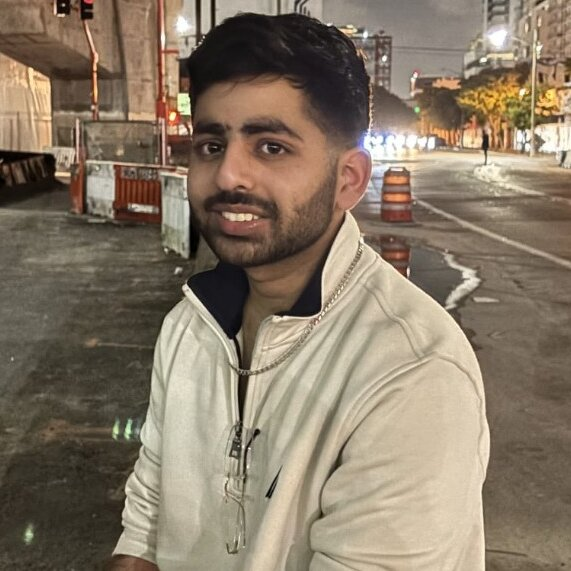
#> input picture assets/photos/ansh_arora.jpg, 571 x 571 px; its folder holds only this picture in this run
$ python crop_photos.py
#> lines starting #> are read from the running program, lines starting #| are printed output that depends on the picture
#!/usr/bin/env python3
"""
Automatic photo cropping script for organizer headshots
Crops photos to focus on face/head region and saves to photo_crop directory
pip install opencv-python pillow
"""

import os
import cv2
import numpy as np
from PIL import Image, ImageEnhance
import argparse
import pathlib
import urllib.request

def resolve_haarcascade():
    """
    Resolve haarcascade path in several ways (works for headless builds):
    1) cv2.data.haarcascades (if available)
    2) OPENCV_HAAR_DIR env var
    3) local file next to this script: ./haarcascade_frontalface_default.xml
    4) ~/.cache/opencv-haar/haarcascade_frontalface_default.xml (download if missing)
    Returns: absolute path to xml or None if not found.
    """
    filename = 'haarcascade_frontalface_default.xml'

    # 1) cv2.data
    try:
        base = getattr(cv2, "data").haarcascades  # may fail in headless builds
        p = os.path.join(base, filename)
        if os.path.exists(p):
            return p
    except Exception:
        pass

    # 2) env var
    env_dir = os.environ.get("OPENCV_HAAR_DIR")
    if env_dir:
        p = os.path.join(env_dir, filename)
        if os.path.exists(p):
            return p

    # 3) local next to script
    script_dir = os.path.dirname(os.path.abspath(__file__))
    local_p = os.path.join(script_dir, filename)
    if os.path.exists(local_p):
        return local_p

    # 4) cache (download if missing)
    cache_dir = os.path.join(pathlib.Path.home(), ".cache", "opencv-haar")
    os.makedirs(cache_dir, exist_ok=True)
    cache_p = os.path.join(cache_dir, filename)
    if not os.path.exists(cache_p):
        try:
            url = "https://raw.githubusercontent.com/opencv/opencv/master/data/haarcascades/haarcascade_frontalface_default.xml"
            print(f"Downloading haarcascade to {cache_p} ...")
            urllib.request.urlretrieve(url, cache_p)
        except Exception as e:
            print(f"Warning: failed to download haarcascade: {e}")
            return None
    return cache_p if os.path.exists(cache_p) else None

def detect_and_crop_face(image_path, output_path, target_size=300):
    """
    Detect face in image and crop to square format centered on face
    """
    # Load the image
    image = cv2.imread(image_path)
    if image is None:
        print(f"Error: Could not load image {image_path}")
        return False

    # Convert to RGB for face detection
    rgb_image = cv2.cvtColor(image, cv2.COLOR_BGR2RGB)

    # Load OpenCV's pre-trained face detection classifier (robust to headless builds)
    haar_path = resolve_haarcascade()
    face_cascade = None
    if haar_path and os.path.exists(haar_path):
        face_cascade = cv2.CascadeClassifier(haar_path)
    else:
        print("Warning: Haarcascade not available (cv2.data missing and no xml found). "
              "Will use center crop when detection fails.")

    # Convert to grayscale for face detection
    gray = cv2.cvtColor(image, cv2.COLOR_BGR2GRAY)

    # Detect faces (only if cascade is valid)
    faces = []
    if face_cascade is not None and not face_cascade.empty():
        faces = face_cascade.detectMultiScale(gray, scaleFactor=1.1, minNeighbors=5, minSize=(50, 50))

    if len(faces) == 0:
        print(f"No face detected in {image_path}, using center crop")
        # Fallback to center crop
        h, w = image.shape[:2]
        size = min(h, w)
        start_x = (w - size) // 2
        start_y = (h - size) // 2
        cropped = image[start_y:start_y+size, start_x:start_x+size]
    else:
        # Use the largest detected face
        (x, y, w, h) = max(faces, key=lambda face: face[2] * face[3])

        # Calculate expanded crop area (include more head/shoulder area)
        expand_factor = 2.4  # Default expansion factor
        center_x = x + w // 2
        center_y = y + h // 2

        # Default: Shift center point up more conservatively to include hair
        center_y = max(0, center_y - int(h * 0.15))  # Move up by only 15% of face height

        # Apply special handling for specific individuals
        filename_lower = image_path.lower()

        if 'heather_lent' in filename_lower:
            center_y = center_y + int(h * 0.3)
        elif 'ansh_arora' in filename_lower:
            center_x = center_x + int(w * 0.2)
            center_y = center_y - int(h * 0.2)
            expand_factor = 1.8

        # Calculate crop size based on face size
        crop_size = int(max(w, h) * expand_factor)

        # Ensure crop area is within image bounds
        img_h, img_w = image.shape[:2]
        crop_size = min(crop_size, min(img_w, img_h))

        # Calculate crop boundaries
        start_x = max(0, center_x - crop_size // 2)
        end_x = min(img_w, start_x + crop_size)
        start_y = max(0, center_y - crop_size // 2)
        end_y = min(img_h, start_y + crop_size)

        # Adjust if crop area is at edge
        if end_x - start_x < crop_size:
            start_x = max(0, end_x - crop_size)
        if end_y - start_y < crop_size:
            start_y = max(0, end_y - crop_size)

        # Crop the image
        cropped = image[start_y:end_y, start_x:end_x]

    # Convert to PIL Image for resizing
    pil_image = Image.fromarray(cv2.cvtColor(cropped, cv2.COLOR_BGR2RGB))

    # Resize to target size while maintaining aspect ratio
    pil_image = pil_image.resize((target_size, target_size), Image.Resampling.LANCZOS)

    # Enhance image quality slightly
    enhancer = ImageEnhance.Sharpness(pil_image)
    pil_image = enhancer.enhance(1.1)

    # Save the processed image
    pil_image.save(output_path, quality=95, optimize=True)
    print(f"Processed: {os.path.basename(image_path)} -> {os.path.basename(output_path)}")
    return True

def main():
    # Set up directories
    script_dir = os.path.dirname(os.path.abspath(__file__))
    photos_dir = os.path.join(script_dir, 'photos')
    output_dir = os.path.join(script_dir, 'photo_crop')

    # Create output directory if it doesn't exist
    os.makedirs(output_dir, exist_ok=True)

    # Check if photos directory exists
    if not os.path.exists(photos_dir):
        print(f"Error: Photos directory not found: {photos_dir}")
        return

    # Get all image files from photos directory
    image_extensions = {'.jpg', '.jpeg', '.png', '.bmp', '.tiff'}
    image_files = []

    for filename in os.listdir(photos_dir):
        if any(filename.lower().endswith(ext) for ext in image_extensions):
            image_files.append(filename)

    if not image_files:
        print("No image files found in photos directory")
        return

    print(f"Found {len(image_files)} images to process:")
    for img in sorted(image_files):
        print(f"  - {img}")

    print(f"\nProcessing images...")
    print(f"Input directory: {photos_dir}")
    print(f"Output directory: {output_dir}")
    print("-" * 50)

    # Process each image
    success_count = 0
    for filename in sorted(image_files):
        input_path = os.path.join(photos_dir, filename)

        # Keep original extension
        name, ext = os.path.splitext(filename)
        output_filename = f"{name}{ext}"
        output_path = os.path.join(output_dir, output_filename)

        if detect_and_crop_face(input_path, output_path):
#> in detect_and_crop_face, image is the input picture: shape (571, 571, 3); mean B, G, R 103.3, 121.5, 136
#> in detect_and_crop_face, `gray = cv2.cvtColor(image, cv2.COLOR_BGR2GRAY)`:
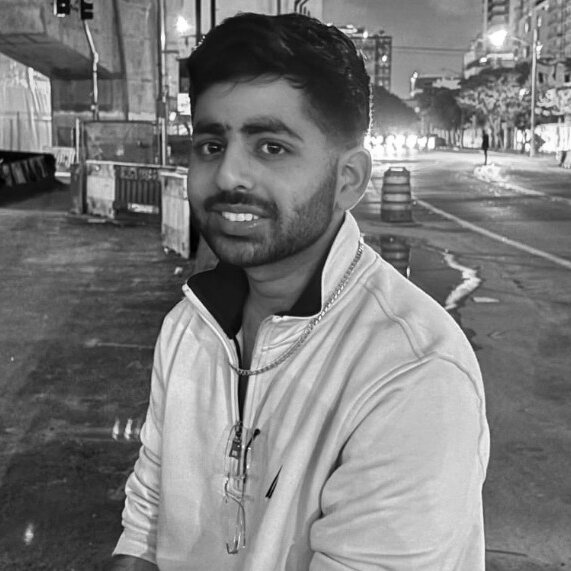
#> gray: shape (571, 571); min 0, max 255, mean 123.7
#> in detect_and_crop_face, `faces = face_cascade.detectMultiScale(gray, scaleFactor=1.1, minNeighb..`: faces = [[142, 70, 192, 192]]
#> in detect_and_crop_face, `(x, y, w, h) = max(faces, key=lambda face: face[2] * face[3])`: x = 142; y = 70; w = 192
#> in detect_and_crop_face, `center_x = x + w // 2`: center_x = 238
#> in detect_and_crop_face, `center_y = y + h // 2`: center_y = 166
#> in detect_and_crop_face, `center_y = max(0, center_y - int(h * 0.15))`: center_y = 138
#> in detect_and_crop_face, `center_x = center_x + int(w * 0.2)`: center_x = 276
#> in detect_and_crop_face, `center_y = center_y - int(h * 0.2)`: center_y = 100
#> in detect_and_crop_face, `crop_size = int(max(w, h) * expand_factor)`: crop_size = 345
#> in detect_and_crop_face, `start_x = max(0, center_x - crop_size // 2)`: start_x = 104
#> in detect_and_crop_face, `end_x = min(img_w, start_x + crop_size)`: end_x = 449
#> in detect_and_crop_face, `start_y = max(0, center_y - crop_size // 2)`: start_y = 0
#> in detect_and_crop_face, `end_y = min(img_h, start_y + crop_size)`: end_y = 345
#> in detect_and_crop_face, `cropped = image[start_y:end_y, start_x:end_x]`:
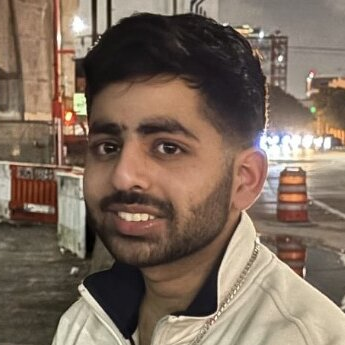
#> cropped: shape (345, 345, 3); mean B, G, R 92.1, 106.8, 125
            success_count += 1

    print("-" * 50)
    print(f"Processing complete!")
    print(f"Successfully processed: {success_count}/{len(image_files)} images")
    print(f"Cropped images saved to: {output_dir}")

    if success_count > 0:
        print("\nNext steps:")
        print("1. Review the cropped images in photo_crop directory")
        print("2. Rename them to match original filenames if needed")
        print("3. Update index.md to use photos from photo_crop directory")

if __name__ == "__main__":
    try:
        main()
    except KeyboardInterrupt:
        print("\nOperation cancelled by user")
    except Exception as e:
        print(f"Error: {e}")
        print("Make sure you have OpenCV and Pillow installed:")
        print("pip install opencv-python pillow")

$ run again, on assets/photos/josephine_bakka.jpg
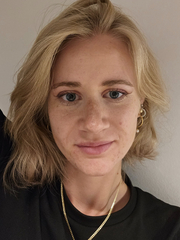
#> input picture assets/photos/josephine_bakka.jpg, 180 x 240 px
#> in detect_and_crop_face, image is the input picture: shape (240, 180, 3); mean B, G, R 81.2, 97.5, 121.3
#> in detect_and_crop_face, `gray = cv2.cvtColor(image, cv2.COLOR_BGR2GRAY)`:
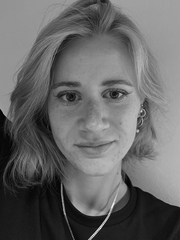
#> gray: shape (240, 180); min 0, max 242, mean 102.8
#> faces = [[58, 152, 66, 66], [30, 50, 124, 124]]
#> x = 30; y = 50; w = 124
#> center_x = 92
#> in detect_and_crop_face, `center_y = y + h // 2`: center_y = 112
#> in detect_and_crop_face, `center_y = max(0, center_y - int(h * 0.15))`: center_y = 94
#> in detect_and_crop_face, `crop_size = int(max(w, h) * expand_factor)`: crop_size = 297
#> in detect_and_crop_face, `crop_size = min(crop_size, min(img_w, img_h))`: crop_size = 180
#> in detect_and_crop_face, `start_x = max(0, center_x - crop_size // 2)`: start_x = 2
#> end_x = 180
#> start_y = 4
#> end_y = 184
#> in detect_and_crop_face, `start_x = max(0, end_x - crop_size)`: start_x = 0
#> in detect_and_crop_face, `cropped = image[start_y:end_y, start_x:end_x]`:
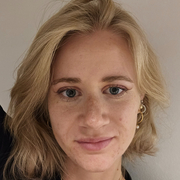
#> cropped: shape (180, 180, 3); mean B, G, R 92.3, 111.6, 140.1

$ run again, on assets/photos/qiongkai_xu.jpeg
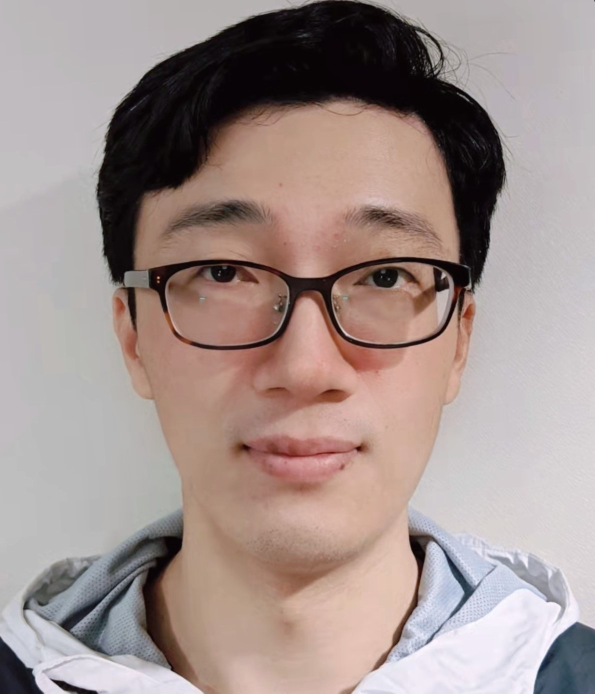
#> input picture assets/photos/qiongkai_xu.jpeg, 1190 x 1387 px (shown at 1/2 size)
#> in detect_and_crop_face, image is the input picture: shape (1387, 1190, 3); mean B, G, R 141.7, 145.6, 161.7
#> in detect_and_crop_face, `gray = cv2.cvtColor(image, cv2.COLOR_BGR2GRAY)`:
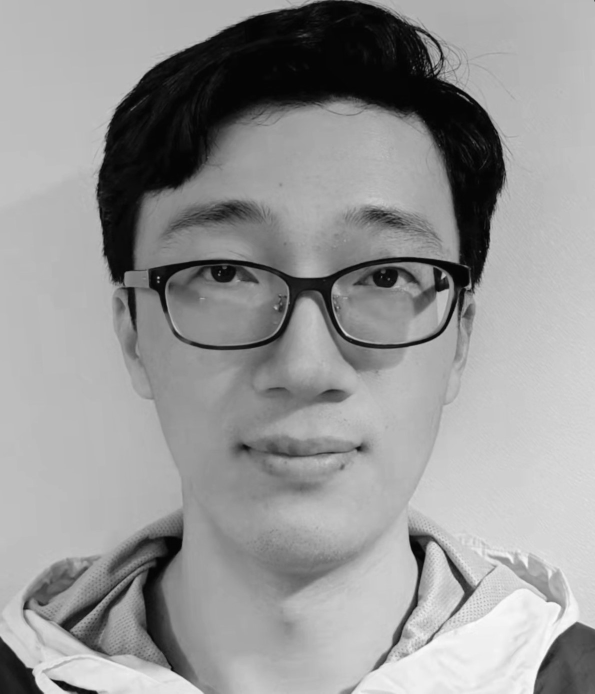
#> gray: shape (1387, 1190) (shown at 1/2 size); min 0, max 252, mean 150
#> faces = [[151, 177, 904, 904]]
#> x = 151; y = 177; w = 904
#> center_x = 603
#> in detect_and_crop_face, `center_y = y + h // 2`: center_y = 629
#> in detect_and_crop_face, `center_y = max(0, center_y - int(h * 0.15))`: center_y = 494
#> in detect_and_crop_face, `crop_size = int(max(w, h) * expand_factor)`: crop_size = 2169
#> in detect_and_crop_face, `crop_size = min(crop_size, min(img_w, img_h))`: crop_size = 1190
#> in detect_and_crop_face, `start_x = max(0, center_x - crop_size // 2)`: start_x = 8
#> end_x = 1190
#> start_y = 0
#> end_y = 1190
#> in detect_and_crop_face, `start_x = max(0, end_x - crop_size)`: start_x = 0
#> in detect_and_crop_face, `pil_image = pil_image.resize((target_size, target_size), Image.Resampl..`:
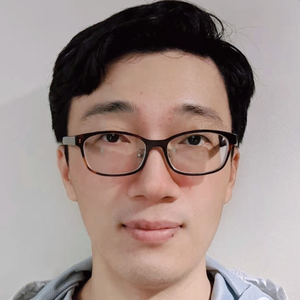
#> pil_image: PIL image 300x300 RGB; mean R, G, B 158.5, 141.6, 136.9

$ run again, on assets/photos/heather_lent.jpg
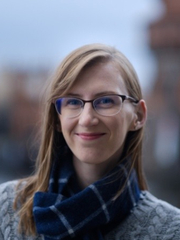
#> input picture assets/photos/heather_lent.jpg, 180 x 240 px
#> in detect_and_crop_face, image is the input picture: shape (240, 180, 3); mean B, G, R 115.8, 103.9, 103.6
#> in detect_and_crop_face, `gray = cv2.cvtColor(image, cv2.COLOR_BGR2GRAY)`:
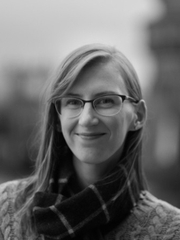
#> gray: shape (240, 180); min 1, max 220, mean 105.2
#> faces = [[46, 68, 90, 90]]
#> x = 46; y = 68; w = 90
#> center_x = 91
#> in detect_and_crop_face, `center_y = y + h // 2`: center_y = 113
#> in detect_and_crop_face, `center_y = max(0, center_y - int(h * 0.15))`: center_y = 100
#> in detect_and_crop_face, `center_y = center_y + int(h * 0.3)`: center_y = 127
#> in detect_and_crop_face, `crop_size = int(max(w, h) * expand_factor)`: crop_size = 216
#> in detect_and_crop_face, `crop_size = min(crop_size, min(img_w, img_h))`: crop_size = 180
#> in detect_and_crop_face, `start_x = max(0, center_x - crop_size // 2)`: start_x = 1
#> end_x = 180
#> start_y = 37
#> end_y = 217
#> in detect_and_crop_face, `start_x = max(0, end_x - crop_size)`: start_x = 0
#> in detect_and_crop_face, `cropped = image[start_y:end_y, start_x:end_x]`:
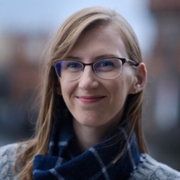
#> cropped: shape (180, 180, 3); mean B, G, R 101.8, 93.3, 97.2
